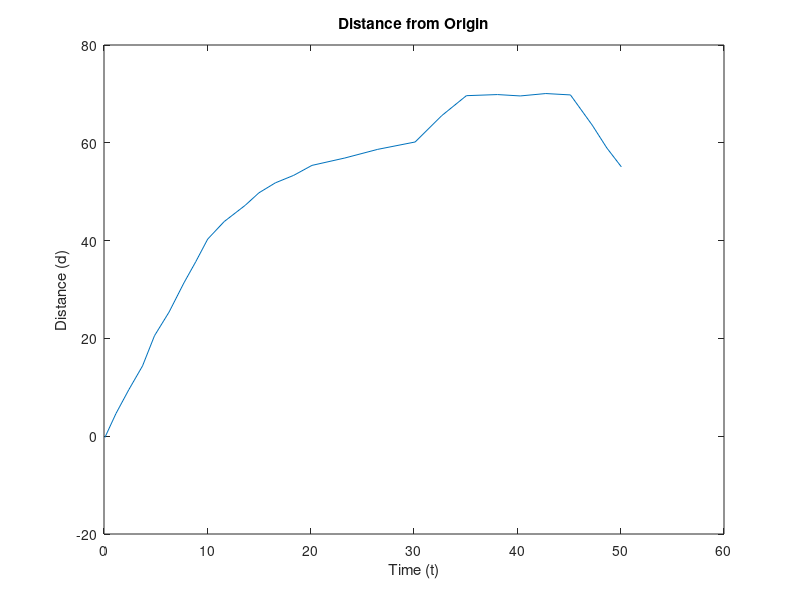

Here is the MATLAB script that generated this plot:
clear
clc

load distanceFromOrigin;

plot(distanceFromOrigin(:, 1), distanceFromOrigin(:, 2));
title("Distance from Origin");
xlabel("Time (t)");
ylabel("Distance (d)");